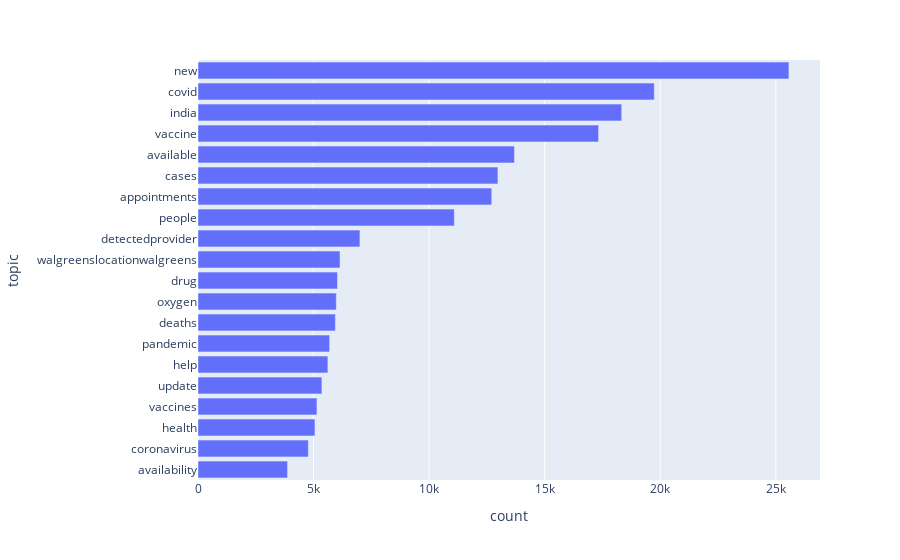

The notebook cell saved with this chart:
### Code cell
unigrams = pd.DataFrame(common_words, columns=['topic','count']).sort_values(['count'])
fig = px.bar(unigrams.tail(20), x='count',y='topic')
fig.show()

### Figure 1 — Plotly figure (JSON) as saved in the notebook; plotly's stock layout.template omitted (floating-point values rounded to 4 significant figures)
{"data": [{"alignmentgroup": "True", "hovertemplate": "count=%{x}<br>topic=%{y}<extra></extra>", "legendgroup": "", "marker": {"color": "#636efa"}, "name": "", "offsetgroup": "", "orientation": "h", "showlegend": false, "textposition": "auto", "type": "bar", "x": [3875, 4774, 5061, 5146, 5361, 5619, 5695, 5945, 5984, 6036, 6144, 7006, 11089, 12709, 12977, 13692, 17332, 18331, 19741, 25566], "xaxis": "x", "y": ["availability", "coronavirus", "health", "vaccines", "update", "help", "pandemic", "deaths", "oxygen", "drug", "walgreenslocationwalgreens", "detectedprovider", "people", "appointments", "cases", "available", "vaccine", "india", "covid", "new"], "yaxis": "y"}], "layout": {"barmode": "relative", "legend": {"tracegroupgap": 0}, "margin": {"t": 60}, "xaxis": {"anchor": "y", "domain": [0, 1], "title": {"text": "count"}}, "yaxis": {"anchor": "x", "domain": [0, 1], "title": {"text": "topic"}}}}
